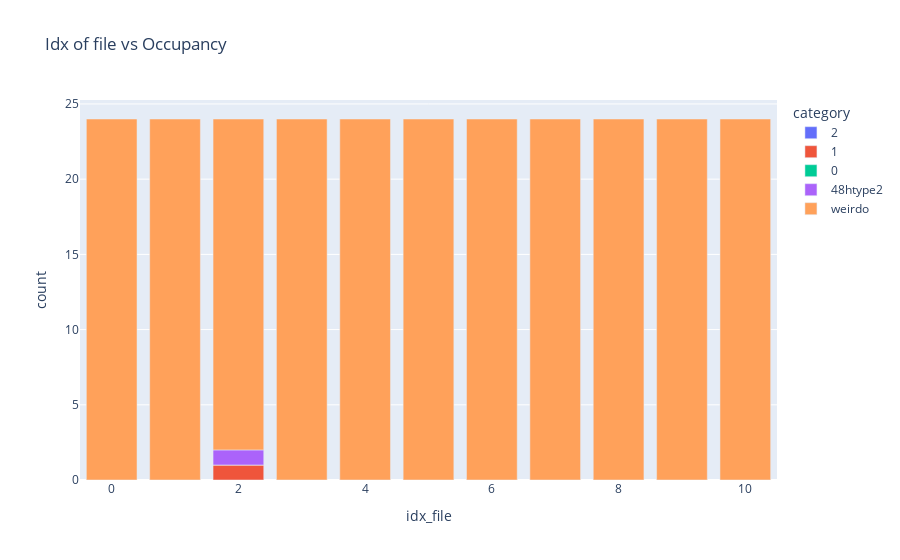

The notebook cell saved with this chart:
### Code cell
tuple_metainfo = metainfo.tuple(coor_ref_structure_48n24_expanded, litype, el = "Li")
coor_48htype1_metainfo = metainfo.coor_48htype2(coor_ref_structure_48n24_expanded, el = 'Li')

file_loc_important_cols_sorted = file_loc_important_cols.sort_values("toten [eV]", ascending=True).reset_index()

idx_coor_cage_order = {0: np.array([0.97111, 0.25   , 0.25   ]), 3: np.array([0.02889, 0.75   , 0.25   ]),
                       1: np.array([0.02889, 0.25   , 0.75   ]), 2: np.array([0.97111, 0.75   , 0.75   ])}

coor_24g_array = np.array([item['coor'] for sublist in tuple_metainfo.values() for item in sublist if item['type'] == '24g'])
centroids, labels = func_kmeans.kmeans_cluster_atoms(coor_24g_array, amount_clusters = 4)
func_kmeans.create_POSCAR_atoms_centroids_appended(coor_24g_array, centroids, direc_restructure_destination, lattice_constant, filename = "POSCAR_24g_centroids4")

idx_cage_coor_24g = metainfo.idx_cage_coor_24g(coor_24g_array, labels, idx_coor_cage_order, amount_clusters = 4)
tuple_cage_metainfo = metainfo.tuple_cage(tuple_metainfo, idx_cage_coor_24g)


category_labels_occupancy = {
    '2': '2',
    '1': '1',
    '0': '0',
    '48htype1': '48htype2',
    'weirdo': 'weirdo'
    # ... add more as needed
}

move_by_occupancy.get_occupancy(file_loc_important_cols_sorted, coor_ref_structure_48n24_expanded, tuple_cage_metainfo, el = "Li")
df_occupancy = movement.plot_occupancy(file_loc_important_cols_sorted, category_labels_occupancy)

### Figure 1 — Plotly figure (JSON) as saved in the notebook; plotly's stock layout.template omitted (floating-point values rounded to 4 significant figures)
{"data": [{"alignmentgroup": "True", "hovertemplate": "category=2<br>idx_file=%{x}<br>count=%{y}<extra></extra>", "legendgroup": "2", "marker": {"color": "#636efa", "pattern": {"shape": ""}}, "name": "2", "offsetgroup": "2", "orientation": "v", "showlegend": true, "textposition": "auto", "type": "bar", "x": [0, 1, 2, 3, 4, 5, 6, 7, 8, 9, 10], "xaxis": "x", "y": [0, 0, 0, 0, 0, 0, 0, 0, 0, 0, 0], "yaxis": "y"}, {"alignmentgroup": "True", "hovertemplate": "category=1<br>idx_file=%{x}<br>count=%{y}<extra></extra>", "legendgroup": "1", "marker": {"color": "#EF553B", "pattern": {"shape": ""}}, "name": "1", "offsetgroup": "1", "orientation": "v", "showlegend": true, "textposition": "auto", "type": "bar", "x": [0, 1, 2, 3, 4, 5, 6, 7, 8, 9, 10], "xaxis": "x", "y": [0, 0, 1, 0, 0, 0, 0, 0, 0, 0, 0], "yaxis": "y"}, {"alignmentgroup": "True", "hovertemplate": "category=0<br>idx_file=%{x}<br>count=%{y}<extra></extra>", "legendgroup": "0", "marker": {"color": "#00cc96", "pattern": {"shape": ""}}, "name": "0", "offsetgroup": "0", "orientation": "v", "showlegend": true, "textposition": "auto", "type": "bar", "x": [0, 1, 2, 3, 4, 5, 6, 7, 8, 9, 10], "xaxis": "x", "y": [0, 0, 0, 0, 0, 0, 0, 0, 0, 0, 0], "yaxis": "y"}, {"alignmentgroup": "True", "hovertemplate": "category=48htype2<br>idx_file=%{x}<br>count=%{y}<extra></extra>", "legendgroup": "48htype2", "marker": {"color": "#ab63fa", "pattern": {"shape": ""}}, "name": "48htype2", "offsetgroup": "48htype2", "orientation": "v", "showlegend": true, "textposition": "auto", "type": "bar", "x": [0, 1, 2, 3, 4, 5, 6, 7, 8, 9, 10], "xaxis": "x", "y": [0, 0, 1, 0, 0, 0, 0, 0, 0, 0, 0], "yaxis": "y"}, {"alignmentgroup": "True", "hovertemplate": "category=weirdo<br>idx_file=%{x}<br>count=%{y}<extra></extra>", "legendgroup": "weirdo", "marker": {"color": "#FFA15A", "pattern": {"shape": ""}}, "name": "weirdo", "offsetgroup": "weirdo", "orientation": "v", "showlegend": true, "textposition": "auto", "type": "bar", "x": [0, 1, 2, 3, 4, 5, 6, 7, 8, 9, 10], "xaxis": "x", "y": [24, 24, 22, 24, 24, 24, 24, 24, 24, 24, 24], "yaxis": "y"}], "layout": {"barmode": "relative", "legend": {"title": {"text": "category"}, "tracegroupgap": 0}, "title": {"text": "Idx of file vs Occupancy"}, "xaxis": {"anchor": "y", "domain": [0, 1], "title": {"text": "idx_file"}}, "yaxis": {"anchor": "x", "domain": [0, 1], "title": {"text": "count"}}}}
